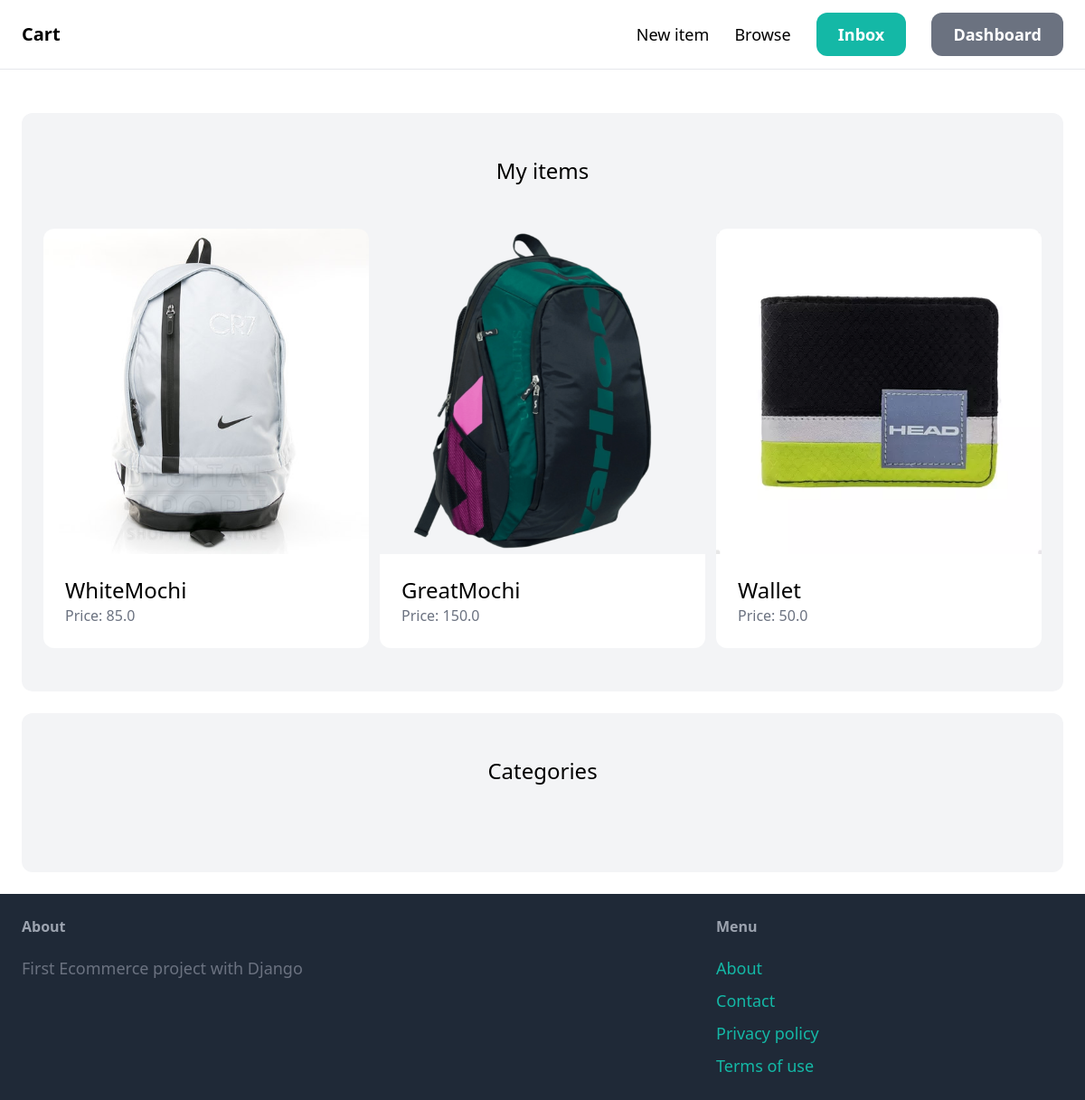
The page /dashboard/ (signed in) on the database its author committed.
### item/models.py (models this page shows, shortened)
class Item(models.Model):
  category = models.ForeignKey(Category, related_name='items', on_delete=models.CASCADE)
  name = models.CharField(max_length=255)
  description = models.TextField(blank=True, null=True)
  price = models.FloatField()
  image = models.ImageField(upload_to='item_images', blank=True, null=True)
  is_sold = models.BooleanField(default=False)
  created_by = models.ForeignKey(User, related_name='items', on_delete=models.CASCADE)
  created_at = models.DateTimeField(auto_now_add=True)

### dashboard/views.py (the view)
# urls.py: path('', views.index, name='index'),
@login_required
def index(request):
  items = Item.objects.filter(created_by=request.user)
  return render(request, 'dashboard/index.html',
                {'items': items,
  })

### dashboard/templates/dashboard/index.html (shortened to what this page needs)
{% extends 'core/base.html'%}
{% block content %}
<div class="mt-6 px-6 py-12 bg-gray-100 rounded-xl">
  <h2 class="mb-12 text-2xl text-center">My items</h2>
  <div class="grid grid-cols-3 gap-3">
    {% for item in items%}
    <div>
      <a href="{% url 'item:detail' item.id %}">
        <div>
          <img src="{{ item.image.url }}" class="rounded-t-xl">
        </div>
        <div class="p-6 bg-white rounded-b-xl">
          <h2 class="text-2xl">{{item.name}}</h2>
          <p class="text-gray-500">Price: {{item.price}}</p>
        </div>
      </a>
    </div>
    {% endfor %}
  </div>
</div>
<div class="mt-6 px-6 py-12 bg-gray-100 rounded-xl">
  <h2 class="mb-12 text-2xl text-center">Categories</h2>
</div>
{% endblock %}

### rows shown on the page
Item: image (picture), name "WhiteMochi", price "85.0"
Item: image (picture), name "GreatMochi", price "150.0"
Item: image (picture), name "Wallet", price "50.0"
